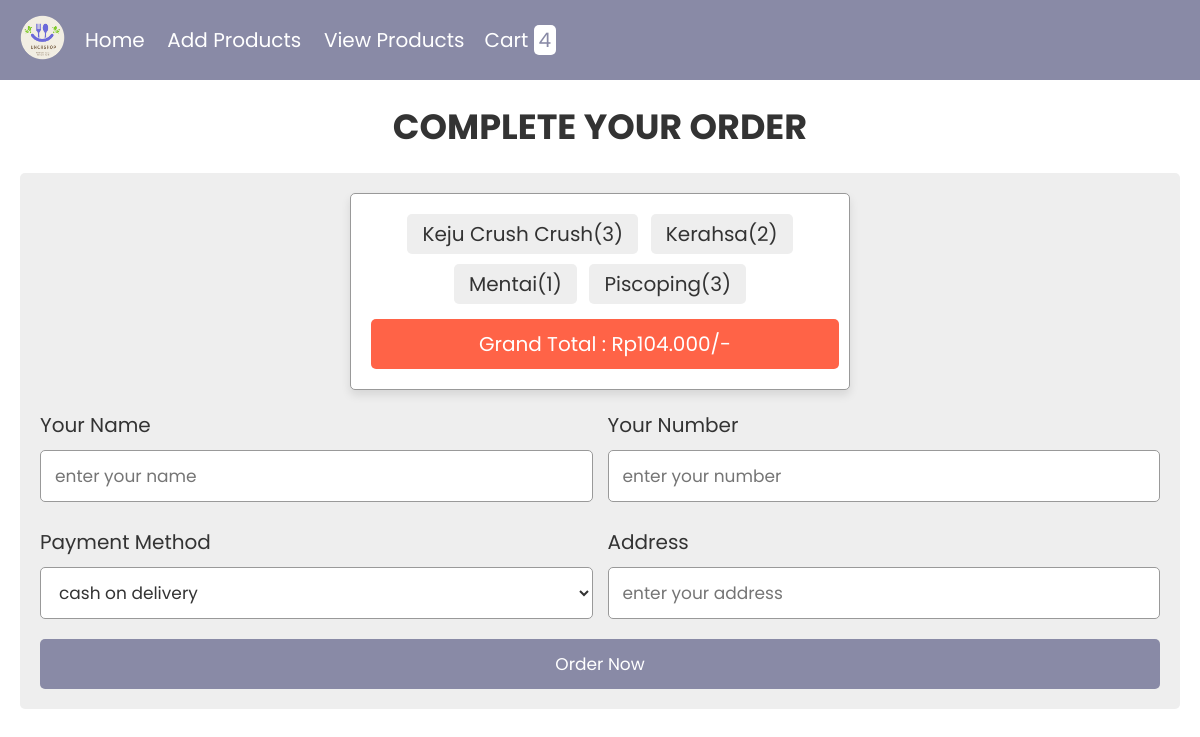
/php/checkout.php, run on the app's committed database.
### tables this page shows
CREATE TABLE `cart` (
  `id` int(255) NOT NULL,
  `name` varchar(255) NOT NULL,
  `price` int(255) NOT NULL,
  `image` varchar(255) NOT NULL,
  `quantity` int(255) NOT NULL
);

### php/checkout.php (the view, shortened to what this page needs)
<?php
@include 'config_cart.php';
?>
<!DOCTYPE html>
<html lang="en">
<head>
   <link rel="stylesheet" href="https://cdnjs.cloudflare.com/ajax/libs/font-awesome/6.0.0/css/all.min.css">
   <link rel="stylesheet" href="css/stylecart.css">
</head>
<body>
<?php include 'header.php'; ?>
<div class="container">
<section class="checkout-form">
   <h1 class="heading">complete your order</h1>
   <form action="" method="post">
   <div class="display-order">
      <?php
         $select_cart = mysqli_query($conn, "SELECT * FROM `cart`");
         $total = 0;
         $grand_total = 0;
         if(mysqli_num_rows($select_cart) > 0){
            while($fetch_cart = mysqli_fetch_assoc($select_cart)){
            $total_price = number_format($fetch_cart['price'] * $fetch_cart['quantity']);
            $grand_total = $total += $total_price;
      ?>
      <span><?= $fetch_cart['name']; ?>(<?= $fetch_cart['quantity']; ?>)</span>
      <?php
         }
      }else{
         echo "<div class='display-order'><span>your cart is empty!</span></div>";
      }
      ?>
      <span class="grand-total"> grand total : Rp<?= $grand_total; ?>.000/- </span>
   </div>
      <div class="flex">
         <div class="inputBox">
            <span>your name</span>
            <input type="text" placeholder="enter your name" name="name" required>
         </div>
         <div class="inputBox">
            <span>your number</span>
            <input type="number" placeholder="enter your number" name="number" required>
         </div>
         <div class="inputBox">
            <span>payment method</span>
            <select name="method">
               <option value="cash on delivery" selected>cash on delivery</option>
            </select>
         </div>
         <div class="inputBox">
            <span>address</span>
            <input type="text" placeholder="enter your address" name="address" required>
         </div>
      </div>
      <input type="submit" value="order now" name="order_btn" class="btn">
   </form>
</section>
</div>
</body>
</html>

### css/stylecart.css (style rules this page uses)
:root { --blue:#898aa6; --red:tomato; --orange:orange; --black:#333; --white:#fff; --bg-color:#eee; --dark-bg:rgba(0,0,0,.7); --box-shadow:0 .5rem 1rem rgba(0,0,0,.1); --border:.1rem solid #999; }
* { font-family: 'Poppins', sans-serif; margin:0; padding:0; box-sizing: border-box; outline: none; border:none; text-decoration: none; text-transform: capitalize; }
html { font-size: 62.5%; overflow-x: hidden; }
.container { max-width: 1200px; margin:0 auto; }
section { padding:2rem; }
.heading { text-align: center; font-size: 3.5rem; text-transform: uppercase; color:var(--black); margin-bottom: 2rem; }
.btn, .option-btn, .delete-btn { display: block; width: 100%; text-align: center; background-color: var(--blue); color:var(--white); font-size: 1.7rem; padding:1.2rem 3rem; border-radius: .5rem; cursor: pointer; margin-top: 1rem; }
.checkout-form form { padding:2rem; border-radius: .5rem; background-color: var(--bg-color); }
.checkout-form form .flex { display: flex; flex-wrap: wrap; gap:1.5rem; }
.checkout-form form .flex .inputBox { flex:1 1 40rem; }
.checkout-form form .flex .inputBox span { font-size: 2rem; color:var(--black); }
.checkout-form form .flex .inputBox input, .checkout-form form .flex .inputBox select { width: 100%; background-color: var(--white); font-size: 1.7rem; color:var(--black); border-radius: .5rem; margin:1rem 0; padding:1.2rem 1.4rem; text-transform: none; border:var(--border); }
.display-order { max-width: 50rem; background-color: var(--white); border-radius: .5rem; text-align: center; padding:1.5rem; margin:0 auto; margin-bottom: 2rem; box-shadow: var(--box-shadow); border:var(--border); }
.display-order span { display: inline-block; border-radius: .5rem; background-color: var(--bg-color); padding:.5rem 1.5rem; font-size: 2rem; color:var(--black); margin:.5rem; }
.display-order span.grand-total { width: 100%; background-color: var(--red); color:var(--white); padding:1rem; margin-top: 1rem; }

### data on the page
cart: name "Keju Crush Crush", quantity "3"
cart: name "Kerahsa", quantity "2"
cart: name "Mentai", quantity "1"
cart: name "Piscoping", quantity "3"

### other printed values
$row_count "4"
$grand_total "104"
